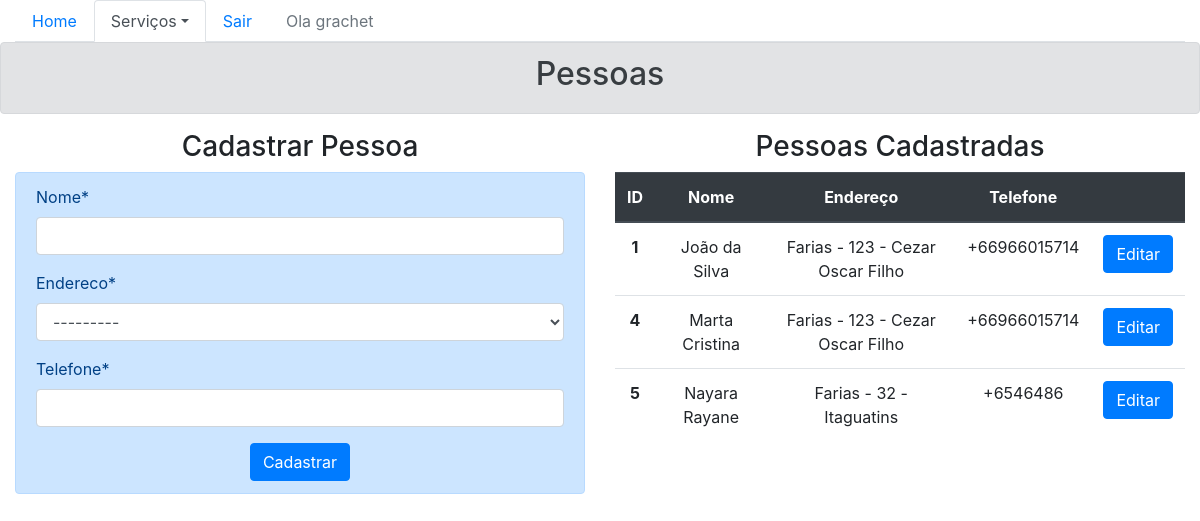
Screenshot of /sistema/pessoas/ (signed in) with the database file from the repository.
### core/models.py (models this page shows, shortened)
class Bairro(models.Model):
    nome = models.CharField(max_length=50)

class Pessoa(models.Model):
    nome = models.CharField(max_length=50)
    endereco = models.ForeignKey(Endereco, on_delete=models.CASCADE)
    telefone = models.CharField(max_length=20)

class Endereco(models.Model):
    rua = models.CharField(max_length=50)
    numero = models.PositiveIntegerField()
    bairro = models.ForeignKey(Bairro, on_delete=models.CASCADE)
    def __str__(self):
        return self.bairro.nome + ' - ' + str(self.numero) + ' - '+ self.rua

### core/views.py (the view)
# urls.py: path('pessoas/', lista_pessoas, name='core_lista_pessoas'),
@login_required
def lista_pessoas(request):
    pessoas = Pessoa.objects.all()
    form = PessoaForm()
    data = {'pessoas': pessoas, 'form': form}
    return render(request, 'core/lista_pessoas.html', data)

### core/forms.py
class PessoaForm(ModelForm):
    class Meta:
        model = Pessoa
        fields = '__all__'

### core/templates/core/lista_pessoas.html (shortened to what this page needs)
{% extends 'base.html' %}
{% load crispy_forms_tags %}
{% block menu %}
    <ul class="nav nav-tabs">
        <li class="nav-item">
            <a class="nav-link" href="{% url 'core_home' %}">Home</a>
        </li>
        <li class="nav-item dropdown">
            <a class="nav-link dropdown-toggle active" data-toggle="dropdown" href="#" role="button" aria-haspopup="true" aria-expanded="false">Serviços</a>
        </li>
        {% if user.is_authenticated %}
    <li class="nav-item">
        <a class="nav-link" href="{% url 'logout' %}">Sair</a>
    </li>
    <li class="nav-item">
        <a class="nav-link disabled" href="#">Ola {{ user }}</a>
    </li>
    {% else %}
        <li class="nav-item">
        <a class="nav-link" href="{% url 'login' %}">Login</a>
    </li>
    {% endif %}
    </ul>
{% endblock %}
{% block main %}
    <div class="row">
        <div class="col-sm-12 text-center alert alert-secondary">
            <h2>Pessoas</h2>
        </div>
    </div>
    <div class="row">
        <div class="col-sm-6">
            <div class="col-sm-12 text-center">
                <h3>Cadastrar Pessoa</h3>
            </div>
            <form action="{% url 'core_criar_pessoas' %}" method="POST" class="alert alert-primary">
                {{ form|crispy }}
                <div class="col-sm-12 text-center">
                    <button type="submit" class="btn btn-primary">Cadastrar</button>
                </div>
            </form>
        </div>
        <div class="col-sm-6 text-center">
            <div class="col-sm-12">
                <h3>Pessoas Cadastradas</h3>
            </div>
            <table class="table">
                <thead class="thead-dark">
                  <tr>
                    <th scope="col">ID</th>
                    <th scope="col">Nome</th>
                    <th scope="col">Endereço</th>
                    <th scope="col">Telefone</th>
                    <th scope="col"></th>
                  </tr>
                </thead>
                <tbody>
                {% for pessoa in pessoas %}
                        <tr>
                            <th scope="row">{{ pessoa.id }}</th>
                            <td>{{ pessoa.nome }}</td>
                            <td>{{ pessoa.endereco }}</td>
                            <td>+{{ pessoa.telefone }}</td>
                            <td>
                                <a href="{% url 'core_update_pessoas' pessoa.id %}">
                                <button class="btn btn-primary">
                                    Editar
                                </button>
                            </a>
                            </td>
                        </tr>
                {% endfor %}
                </tbody>
              </table>
        </div>
    </div>
{% endblock %}

### templates/base.html (shortened to what this page needs)
{% load static %}
<!DOCTYPE html>
<html lang="pt-br">
<head>
    <link rel="stylesheet" href="https://stackpath.bootstrapcdn.com/bootstrap/4.3.1/css/bootstrap.min.css">
</head>
<body>
    <div class="container-fluid">
        {% block menu %}
        {% endblock %}
        {% block main %}
        {% endblock %}
    </div>
</body>
</html>

### rows the page displays
Pessoa: id "1", nome "João da Silva", endereco "Farias - 123 - Cezar Oscar Filho", telefone "66966015714"
Pessoa: id "4", nome "Marta Cristina", endereco "Farias - 123 - Cezar Oscar Filho", telefone "66966015714"
Pessoa: id "5", nome "Nayara Rayane", endereco "Farias - 32 - Itaguatins", telefone "6546486"

### other values shown
{{ user }} "grachet"
